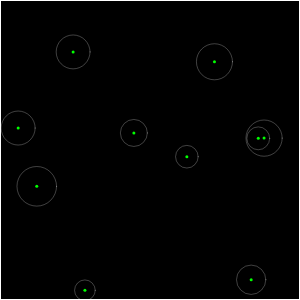
Frame 1 (no input)
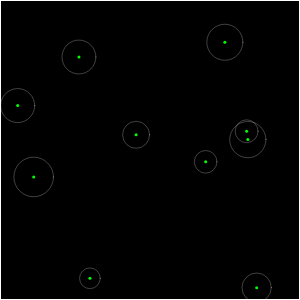
Frame 60 (no input)
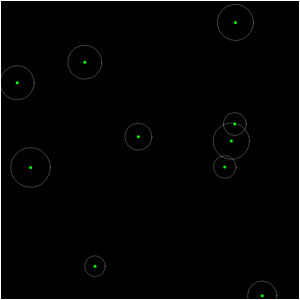
Frame 120 (the mouse pressed at the canvas centre since frame 60)

The p5.js sketch that drew these frames (run headless with seeded random() and noise() and a simulated clock; from frame 60 on, the mouse is pressed at the canvas centre):

// p5.js sketch
// ── sketch.js
let qtree;
let actors;
function setup(){
    createCanvas(300,300);
    qtree=new QTree(0,0,width,height,4);    
    actors=[];
    for(let i=0; i<10; i++){
        let a=new Actor(random(width),random(height),
                        random(5)/10,random(360),
                        random(20)+20,100,random(3));
        actors.push(a);
        qtree.insert(a);
    }
    
}
function draw(){
    background(0);
    qtree.draw();
    for(let i=0; i<10; i++) actors[i].survive(qtree);
    for(let i=0; i<10; i++) actors[i].update();
    for(let i=0; i<10; i++) actors[i].draw();
}

// ── actor.js
class Actor{
    constructor(x,y,spd,dir,sight,life,type){
        this.p=createVector(x,y);
        this.spd=spd;
        this.dir=dir;
        this.sight=sight;
        this.life=life;
        this.sec=0;
        this.type=type;
        this.active=false;
    }
    update(){
        let v=createVector(this.spd*cos(this.dir),
                           this.spd*sin(this.dir));
        this.p.add(v);
        this.p.x=(this.p.x+width)%width;
        this.p.y=(this.p.y+height)%height;
        this.sec++;
    }
    draw(){
        stroke(0,255,0);
        strokeWeight(3);
        point(this.p.x,this.p.y);
        stroke(255,255,255,64);
        strokeWeight(1);
        ellipse(this.p.x,this.p.y,this.sight,this.sight);
    }
    survive(m){
        let a=[];
        m.points(createVector(this.p.x,this.p.y),this.sight,a);
        for(let i=0; i<a.length; i++)
            this.dir=int(a[i].type-this.type)*(a[i].dir-this.dir);
    }
}

// ── qtree.js
class QTree{
    constructor(x,y,w,h,cap){
        this.cap=cap;
        this.p=createVector(x,y);
        this.w=w; this.h=h;
        this.ps=[];
        this.son=[null,null,null,null];
    }
    insert(x,y){
        if(!this.contains(x,y)) return;
        if(this.ps.length<this.cap){
            this.ps.push(createVector(x,y));
        }else{
            for(let i=0; i<4; i++){
                if(!this.son[i]){
                    let sx=this.p.x+this.w/2*(i%2);
                    let sy=this.p.y+this.h/2*int(i/2);
                    this.son[i]=new QTree(sx,sy,this.w/2,this.h/2,this.cap);
                }            
                this.son[i].insert(x,y);
            }
        }
    }
    contains(x,y){
        return x>=this.p.x&&x<=this.p.x+this.w&&
            y>=this.p.y&&y<=this.p.y+this.h;
    }
    points(c,r,ps){
        if(c.x+r<this.p.x||c.x-r>this.p.x+this.w||
           c.y+r<this.p.y||c.y-r>this.p.y+this.h) return;
        for(let i=0; i<this.ps.length; i++)
            if(dist(c.x,c.y,this.ps[i].x,this.ps[i].y)<r)
                ps.push(this.ps[i]);
        for(let i=0; i<4; i++)
            if(this.son[i]) this.son[i].points(c,r,ps);
    }
    draw(){
        noFill();
        stroke(255);
        strokeWeight(2);
        rect(this.p.x,this.p.y,this.w,this.h);
        strokeWeight(5);
        for(let i=0; i<this.ps.length; i++)
            point(this.ps[i].x,this.ps[i].y);
        for(let i=0; i<4; i++)
            if(this.son[i]) this.son[i].draw();
    }
}

// ── system.js
class System{
}
